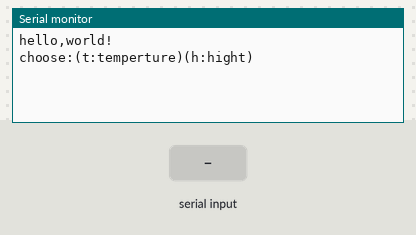
A sketch run on a simulated Arduino Uno, built with avr-gcc and run on an emulated ATmega328P. On the bench: the last lines printed to the serial monitor. The inputs (shaded band) are chosen by the test bench.

Above: at 1.3 s.
1.4 s: "t" received over Serial
At 2.0 s:
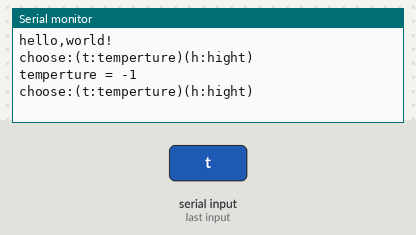
2.9 s: "h" received over Serial
At 4.1 s:
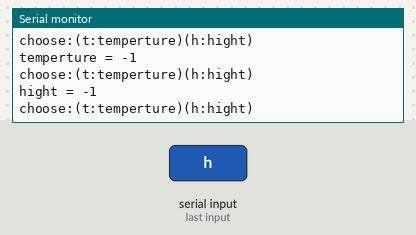

The sketch:

slave.ino
```cpp
int serial;
static int c = 1;
static int value = 0;
void setup() {
  Serial.begin(9600);
  Serial.println("hello,world!");
  delay(100);
  Serial.println("choose:(t:temperture)(h:hight)");

}
void loop() {
  if (Serial.available() > 0)
  {
    serial = Serial.read();

    if (serial == 116)
    {
      Serial.print("temperture = ");
      delay(5);
      value = Serial.read();
      Serial.println(value);
      c = 0;
    }
    if (serial == 104)
    {
      Serial.print("hight = ");
      delay(5);
      value = Serial.read();
      Serial.println(value);
      c = 0;
    }
  }
  if (c == 0)
  { Serial.println("choose:(t:temperture)(h:hight)");
    c = 1;
  }
}
```

Measured:
- after the input at 1.4 s, the serial monitor: prints a new line at once (image 1)
- after the input at 2.9 s, the serial monitor: prints a new line at once (image 2)
